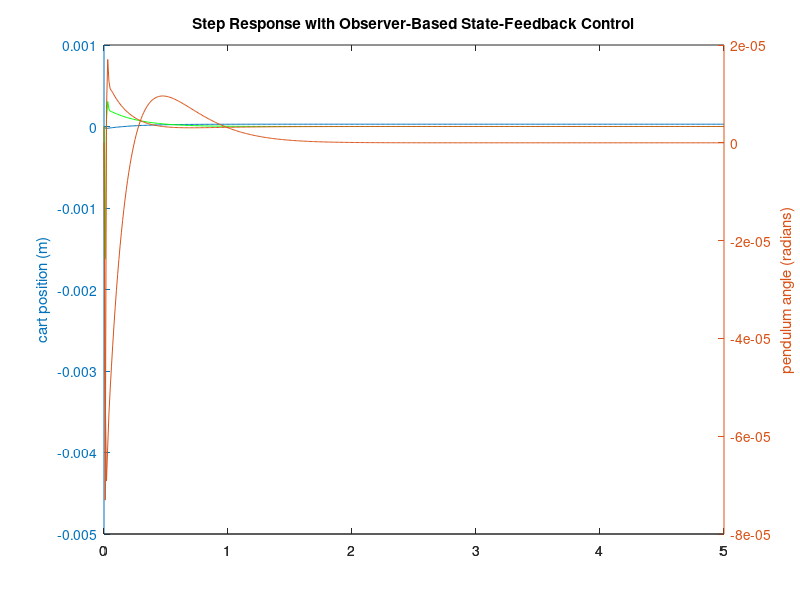

Recreate this plot in MATLAB.
%%Inverted Pendulum State Space Model Analysis
%%Ryan Fielding
clc;
clear all;
close all;

%% Constants
M = .081;   %kg, cart mass
m = 0.088;  %kg, total pend. mass
b = 0.1;    %N/m/s, cart friction estimate
g = 9.81;   %m/s^2
l = 0.10;   %m, pend. length to CM.

%calculate pend. inertia
m_rod = 0.035;  %kg, rod mass
m_disk = 0.053; %kg, disk mass
r_disk = 0.037; %m, disk radius
I = (1/3)*m_rod*l^2 + 0.5*m_disk*r_disk^2 + m_disk*(2*l + r_disk)^2;  %kg.m^2

den = I*(M+m) + M*m*l^2; %denominator for the A and B matrices

%Matrices
A = [0      1              0           0;
     0 -(I+m*l^2)*b/den  (m^2*g*l^2)/den   0;
     0      0              0           1;
     0 -(m*l*b)/den       m*g*l*(M+m)/den  0];
B = [     0;
        I/den;
          0;
        m*l/den];
C = [1 0 0 0;
     0 0 1 0]; %x and theta are measurable states (potentiometer and optical encoder)
D = [0;
     0];


%% State modelling
states = {'x' 'x_dot' 'phi' 'phi_dot'};
inputs = {'u'};
outputs = {'x'; 'phi'};

sys_ss = ss(A,B,C,D,'statename',states,'inputname',inputs,'outputname',outputs);
sys_tf = tf(sys_ss);
polesOL = eig(A); %one in the right half plane, thus unstable

co = ctrb(sys_ss);
ob = obsv(sys_ss);
controllability = rank(co); %rank of 4 = num of states, thus controllable.
observability = rank(ob); %rank of 4 = num states, thus observable.

%state feedback test
%poles1 = [ -10 + 5i -10-5i -4 -5]; %choose desired poles
%k = acker(A, B, poles1);
%eig(A-B*k); %check system poles

%% LQR Controller

Q = C'*C;
%Weights on error penalization for each state
Q(1,1) = 5000;

Q(3,3) = 100;

R = 0.0001;
[K,S,P_Sys] = lqr(A,B,Q,R);

%model and simulate LQR controller on system
Ac = [(A-B*K)];
Bc = [B];
Cc = [C];
Dc = [D];

states = {'x' 'x_dot' 'phi' 'phi_dot'};
inputs = {'r'};
outputs = {'x'; 'phi'};

sys_cl = ss(Ac,Bc,Cc,Dc,'statename',states,'inputname',inputs,'outputname',outputs);

%% Observer based control
%Observer poles should be ~5-10 times the system LQR ctrl poles.
P_Obsv = 5*P_Sys;

L = place(A',C',P_Obsv)';

%display results for TIVA
A
B
C
D
K
L
A - B*K
P_Sys

%% Model and simulate observer feedback whole system
Ace = [(A-B*K) (B*K);
       zeros(size(A)) (A-L*C)];
Bce = [B;
       zeros(size(B))];
Cce = [Cc zeros(size(Cc))];
Dce = [0;0];

states = {'x' 'x_dot' 'phi' 'phi_dot' 'e1' 'e2' 'e3' 'e4'};
inputs = {'r'};
outputs = {'x'; 'phi'};

sys_est_cl = ss(Ace,Bce,Cce,Dce,'statename',states,'inputname',inputs,'outputname',outputs);
% 
t = 0:0.01:5;
%to step input 0.2m
r = -0.2*ones(size(t));

[y,t,x]=lsim(sys_est_cl,r,t);
[AX,H1,H2] = plotyy(t,y(:,1),t,y(:,2),'plot');
set(get(AX(1),'Ylabel'),'String','cart position (m)')
set(get(AX(2),'Ylabel'),'String','pendulum angle (radians)')
title('Step Response with Observer-Based State-Feedback Control')
hold on
%plot xdot, theta dot
plot(t,x(:,2), 'g');
plot(t,x(:,4));